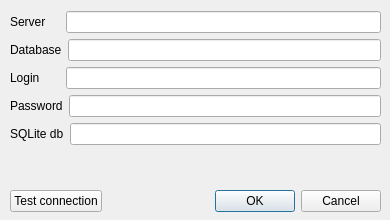
<?xml version="1.0" encoding="UTF-8"?>
<ui version="4.0">
 <class>Connection</class>
 <widget class="QDialog" name="Connection">
  <property name="geometry">
   <rect>
    <x>0</x>
    <y>0</y>
    <width>390</width>
    <height>220</height>
   </rect>
  </property>
  <property name="sizePolicy">
   <sizepolicy hsizetype="Fixed" vsizetype="Ignored">
    <horstretch>0</horstretch>
    <verstretch>0</verstretch>
   </sizepolicy>
  </property>
  <property name="minimumSize">
   <size>
    <width>390</width>
    <height>220</height>
   </size>
  </property>
  <property name="maximumSize">
   <size>
    <width>390</width>
    <height>220</height>
   </size>
  </property>
  <property name="windowTitle">
   <string>Connection properties</string>
  </property>
  <widget class="QWidget" name="">
   <property name="geometry">
    <rect>
     <x>10</x>
     <y>11</y>
     <width>371</width>
     <height>201</height>
    </rect>
   </property>
   <layout class="QVBoxLayout" name="verticalLayout">
    <item>
     <layout class="QHBoxLayout" name="horizontalLayout">
      <item>
       <widget class="QLabel" name="label">
        <property name="sizePolicy">
         <sizepolicy hsizetype="Preferred" vsizetype="Preferred">
          <horstretch>0</horstretch>
          <verstretch>0</verstretch>
         </sizepolicy>
        </property>
        <property name="minimumSize">
         <size>
          <width>50</width>
          <height>0</height>
         </size>
        </property>
        <property name="text">
         <string>Server</string>
        </property>
       </widget>
      </item>
      <item>
       <widget class="QLineEdit" name="urlName"/>
      </item>
     </layout>
    </item>
    <item>
     <layout class="QHBoxLayout" name="horizontalLayout_2">
      <item>
       <widget class="QLabel" name="label_2">
        <property name="sizePolicy">
         <sizepolicy hsizetype="Preferred" vsizetype="Preferred">
          <horstretch>0</horstretch>
          <verstretch>0</verstretch>
         </sizepolicy>
        </property>
        <property name="minimumSize">
         <size>
          <width>50</width>
          <height>0</height>
         </size>
        </property>
        <property name="text">
         <string>Database</string>
        </property>
       </widget>
      </item>
      <item>
       <widget class="QLineEdit" name="dbName"/>
      </item>
     </layout>
    </item>
    <item>
     <layout class="QHBoxLayout" name="horizontalLayout_3">
      <item>
       <widget class="QLabel" name="label_3">
        <property name="minimumSize">
         <size>
          <width>50</width>
          <height>0</height>
         </size>
        </property>
        <property name="text">
         <string>Login</string>
        </property>
       </widget>
      </item>
      <item>
       <widget class="QLineEdit" name="login"/>
      </item>
     </layout>
    </item>
    <item>
     <layout class="QHBoxLayout" name="horizontalLayout_4">
      <item>
       <widget class="QLabel" name="label_4">
        <property name="minimumSize">
         <size>
          <width>50</width>
          <height>0</height>
         </size>
        </property>
        <property name="text">
         <string>Password</string>
        </property>
       </widget>
      </item>
      <item>
       <widget class="QLineEdit" name="password"/>
      </item>
     </layout>
    </item>
    <item>
     <layout class="QHBoxLayout" name="horizontalLayout_5">
      <item>
       <widget class="QLabel" name="label_5">
        <property name="minimumSize">
         <size>
          <width>50</width>
          <height>0</height>
         </size>
        </property>
        <property name="text">
         <string>SQLite db</string>
        </property>
       </widget>
      </item>
      <item>
       <widget class="QLineEdit" name="sqliteName"/>
      </item>
     </layout>
    </item>
    <item>
     <spacer name="verticalSpacer">
      <property name="orientation">
       <enum>Qt::Vertical</enum>
      </property>
      <property name="sizeHint" stdset="0">
       <size>
        <width>17</width>
        <height>13</height>
       </size>
      </property>
     </spacer>
    </item>
    <item>
     <layout class="QHBoxLayout" name="horizontalLayout_6">
      <item>
       <widget class="QPushButton" name="testConnButton">
        <property name="text">
         <string>Test connection</string>
        </property>
        <property name="icon">
         <iconset resource="../res/TestManager.qrc">
          <normaloff>:/common/connection.png</normaloff>:/common/connection.png</iconset>
        </property>
       </widget>
      </item>
      <item>
       <widget class="QDialogButtonBox" name="buttonBox">
        <property name="orientation">
         <enum>Qt::Horizontal</enum>
        </property>
        <property name="standardButtons">
         <set>QDialogButtonBox::Cancel|QDialogButtonBox::Ok</set>
        </property>
       </widget>
      </item>
     </layout>
    </item>
   </layout>
  </widget>
 </widget>
 <resources>
  <include location="../res/TestManager.qrc"/>
 </resources>
 <connections>
  <connection>
   <sender>buttonBox</sender>
   <signal>accepted()</signal>
   <receiver>Connection</receiver>
   <slot>accept()</slot>
   <hints>
    <hint type="sourcelabel">
     <x>248</x>
     <y>254</y>
    </hint>
    <hint type="destinationlabel">
     <x>157</x>
     <y>274</y>
    </hint>
   </hints>
  </connection>
  <connection>
   <sender>buttonBox</sender>
   <signal>rejected()</signal>
   <receiver>Connection</receiver>
   <slot>reject()</slot>
   <hints>
    <hint type="sourcelabel">
     <x>316</x>
     <y>260</y>
    </hint>
    <hint type="destinationlabel">
     <x>286</x>
     <y>274</y>
    </hint>
   </hints>
  </connection>
 </connections>
</ui>
